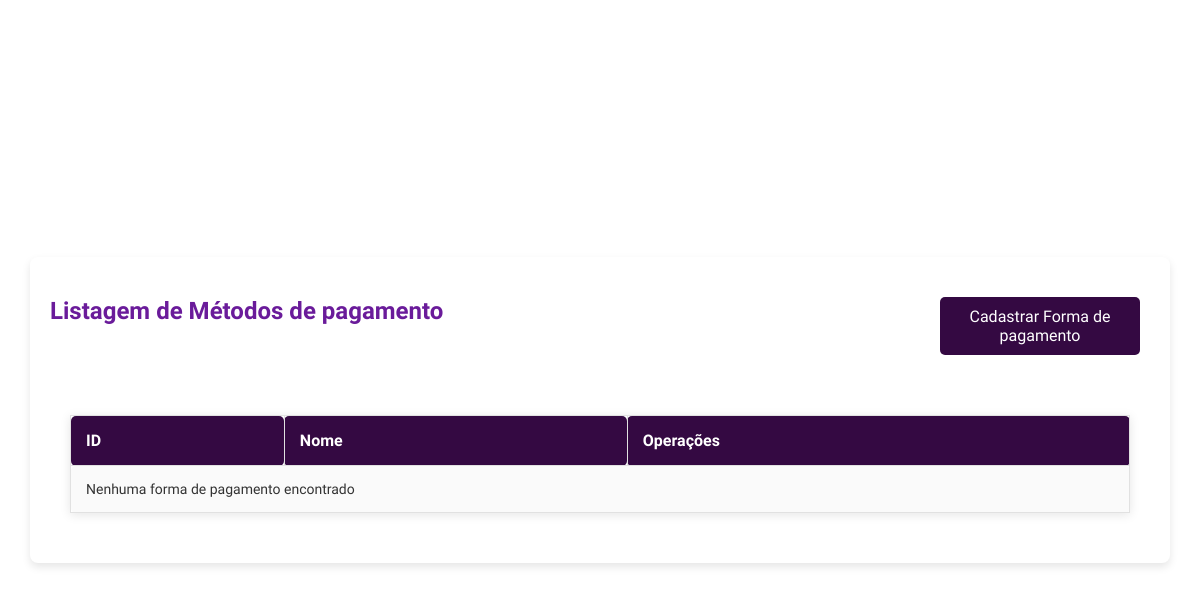
The app's page /views/payment_form.php, older data.
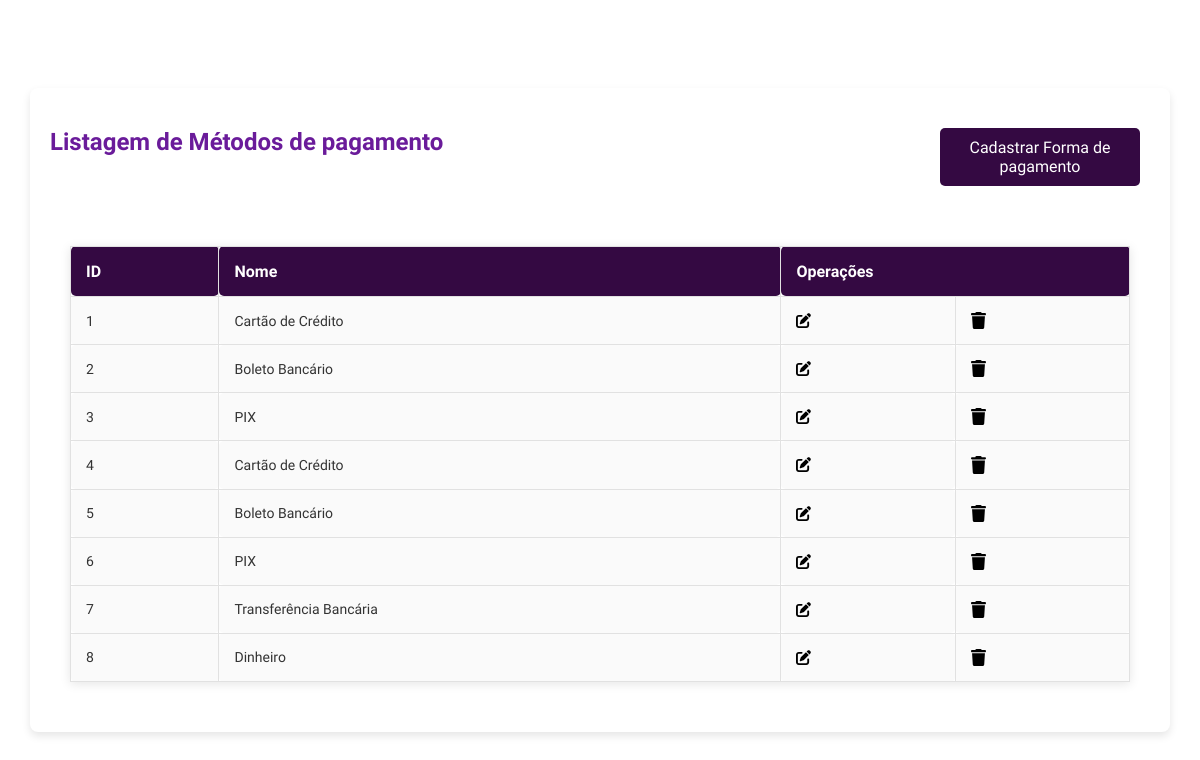
The same page, newer data.
### tables this page shows
CREATE TABLE forma_pagto (
    id INT PRIMARY KEY AUTO_INCREMENT,
    nome VARCHAR(255) NOT NULL
);

### models/Database.php (called while the page is built, shortened)
<?php
class Database
{
    private $host = "localhost";
    private $username = "root";
    private $password = "";
    private $database = "ecommerce";
    protected $connection;
    private function connect()
    {
        $this->connection = mysqli_connect($this->host, $this->username, $this->password, $this->database, 55000);
    }
    public function getConnection()
    {
        return $this->connection;
    }
}

### models/FormaPagto.php (called while the page is built, shortened)
<?php
require_once "Database.php";
class FormaPagto implements GenericInterface
{
    private $id;
    private $nome;
    public function __construct()
    {
        $this->conn = (new Database())->getConnection();
    }
    public function getId()
    {
        return $this->id;
    }
    public function getNome()
    {
        return $this->nome;
    }
    public function setId($id)
    {
        $this->id = $id;
    }
    public function setNome($nome)
    {
        $this->nome = $nome;
    }
    public function getAll(): array
    {
        $stmt = mysqli_prepare($this->conn, "SELECT * FROM forma_pagto");
        mysqli_stmt_execute($stmt);
        $result = mysqli_stmt_get_result($stmt);
        $formas = [];
        while ($data = mysqli_fetch_assoc($result)) {
            $formaPagto = new FormaPagto();
            $formaPagto->setId($data['id']);
            $formaPagto->setNome($data['nome']);
            $formas[] = $formaPagto;
        }
        return $formas;
    }
}

### views/payment_form.php (the view, shortened to what this page needs)
<?php
require_once "../models/FormaPagto.php";
$pagamento = new FormaPagto();
$formasPagamento = $pagamento->getAll();
?>
<link rel="stylesheet" href="../config/global.css">
<div class="listing-container">
    <div class="listing-header">
        <h1 class="ubuntu-bold">Listagem de Métodos de pagamento</h1>
        <button onclick="abrirModalCadastro()" class="btn ubuntu-medium">Cadastrar Forma de pagamento</button>
    </div>
    <div class="table">
        <table>
            <thead>
            <tr>
                <th>ID</th>
                <th>Nome</th>
                <th colspan="2">Operações</th>
            </tr>
            </thead>
            <tbody>
            <?php
            if (!empty($formasPagamento)) {
                foreach ($formasPagamento as $pagamento) {
                    echo "<tr data-id='" . $pagamento->getId() . "' class='product-row'>";
                    echo "<td>" . $pagamento->getId() . "</td>";
                    echo "<td>" . $pagamento->getNome() . "</td>";
                    echo "<td onclick='abrirModalEdicao(this)'><img width='15px' src='../assets/icons/pen-to-square-solid.svg' alt='Editar'></td>";
                    echo "<td onclick='excluirPagamento(this)'><img width='15px' src='../assets/icons/trash-solid.svg' alt='Excluir'></td>";
                    echo "</tr>";
                }
            } else {
                echo "<tr><td colspan='4'>Nenhuma forma de pagamento encontrado</td></tr>";
            }
            ?>
            </tbody>
        </table>
    </div>
</div>

Row changes from the older to the newer data that the page shows:
added forma_pagto: id "1", nome "Cartão de Crédito"
added forma_pagto: id "2", nome "Boleto Bancário"
added forma_pagto: id "3", nome "PIX"
added forma_pagto: id "4", nome "Cartão de Crédito"
added forma_pagto: id "5", nome "Boleto Bancário"
added forma_pagto: id "6", nome "PIX"
added forma_pagto: id "7", nome "Transferência Bancária"
added forma_pagto: id "8", nome "Dinheiro"
Text that changed along with them:
text no longer shown: "Nenhuma forma de pagamento encontrado"
